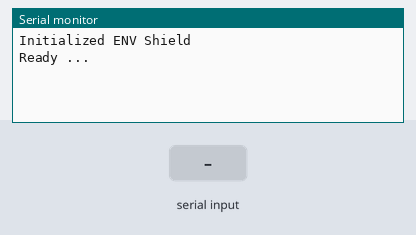
A sketch run on a simulated Arduino MKR. Shown: the last lines printed to the serial monitor. The test bench sets the inputs (shaded band).

Above: at 1.2 s.
1.3 s: "1" received over the second serial link
At 1.8 s:
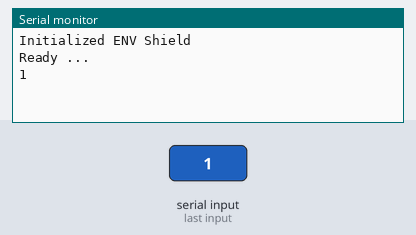
2.8 s: "0" received over the second serial link
At 4.1 s:
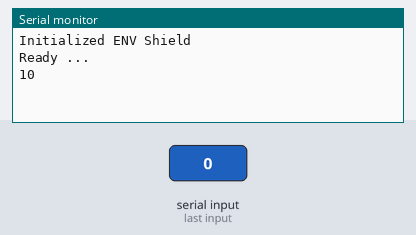

Measured:
- after the input at 1.3 s, the serial monitor: prints a new line at once (image 1)
- after the input at 2.8 s, the serial monitor: prints a new line at once (image 2)

The sketch:

send-t-h-hc-12.ino
```cpp
#include <SoftwareSerial.h>
#include <Arduino_MKRENV.h>
SoftwareSerial HC12(10, 11); //TX, RX

unsigned long lastRead = millis();
const int myDelay = 60000;
float t,h;
const int stationId = 1;

void setup() {
  Serial.begin(9600);
  HC12.begin(9600);

  while (!ENV.begin()) {
    Serial.println("Failed to initialize ENV Shield, waiting ...");
    delay(10000);
  }
  Serial.println("Initialized ENV Shield");
  Serial.println("Ready ...");
}

void loop() {
  while(HC12.available()) {
    Serial.write(HC12.read());
  }
  while(Serial.available()) {
    HC12.write(Serial.read());
  }

  if (millis() - lastRead > myDelay) {
    lastRead = millis();
    t = ENV.readTemperature();
    h = ENV.readHumidity();
    String msg = String(String(stationId) + "|" + String(t) + "|" + String(h));
    HC12.println(msg);
    Serial.println("Sent MSG.");
  }
}
```
